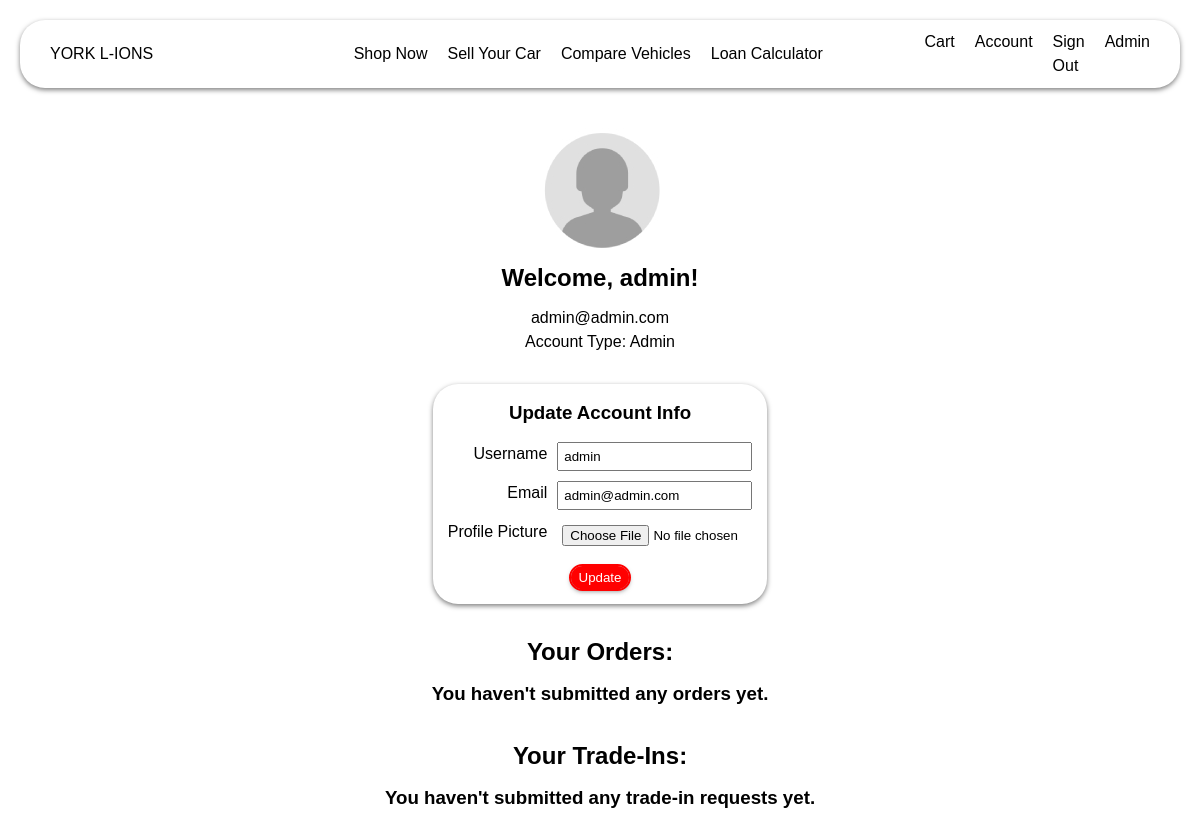
Before: /account (signed in) with the older database file.
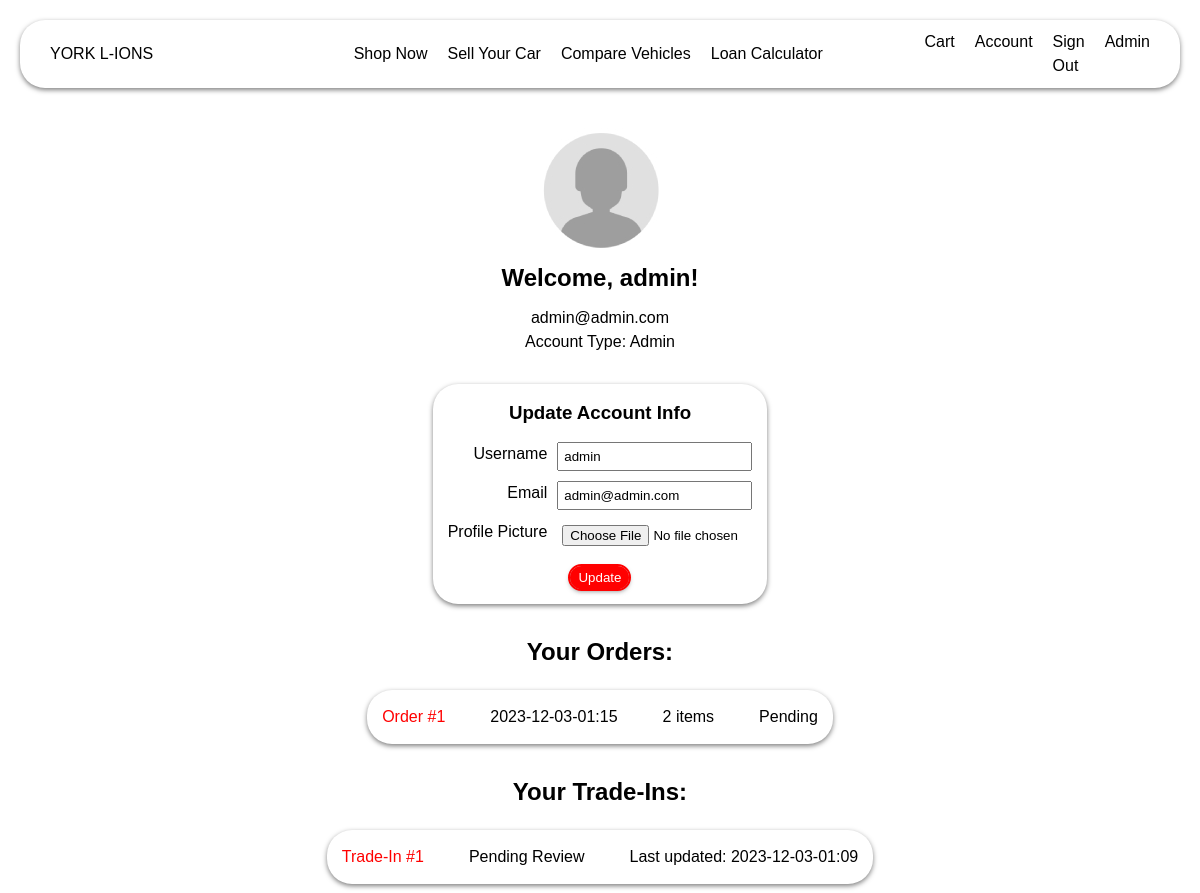
After: the same page with the newer database file.
### yorklions/models/user.py (models this page shows)
class User(db.Model, UserMixin):
    __tablename__ = "users"
    id: Mapped[int] = mapped_column(Integer, primary_key=True)
    username: Mapped[str] = mapped_column(String, unique=True, nullable=False)
    email: Mapped[str] = mapped_column(String, unique=True, nullable=False)
    password: Mapped[str] = mapped_column(String, nullable=False)
    is_admin: Mapped[bool] = mapped_column(Boolean, default=False)
    is_guest: Mapped[bool] = mapped_column(Boolean, default=False)
    image_file: Mapped[str] = mapped_column(String, nullable=False, default="default.jpg")
    address_id: Mapped[int] = mapped_column(Integer, ForeignKey('addresses.id'), nullable=True)
    address: Mapped["Address"] = relationship("Address", back_populates="user")
    trade_ins = relationship('TradeIn', backref='user', lazy=True)
    orders: Mapped[List['PurchaseOrder']] = relationship('PurchaseOrder', back_populates='user')

### yorklions/models/po.py (models this page shows, shortened)
class PurchaseOrder(db.Model):
    __tablename__ = "purchaseorders"
    id: Mapped[int] = mapped_column(Integer, primary_key=True)
    user_id: Mapped[int] = mapped_column(Integer, ForeignKey('users.id'), nullable=True)
    fname: Mapped[str] = mapped_column(String, nullable=False)
    lname: Mapped[str] = mapped_column(String, nullable=False)
    status: Mapped[str] = mapped_column(String, nullable=False, default="Pending")
    address_id: Mapped[int] = mapped_column(ForeignKey("addresses.id"), nullable=False)
    vehicles: Mapped[List['Vehicle']] = relationship('Vehicle', back_populates='purchase_order')
    cc_type: Mapped[str] = mapped_column(String, nullable=False)
    cc_last_4_digits: Mapped[str] = mapped_column(String, nullable=False)
    date_created: Mapped[str] = mapped_column(String, nullable=False)
    latest_update: Mapped[str] = mapped_column(String, nullable=False)
    user: Mapped['User'] = relationship('User', back_populates='orders')
    latest_update: Mapped[str] = mapped_column(String, nullable=False)
    latest_update: Mapped[str] = mapped_column(String, nullable=False)

### yorklions/models/trade_in.py (models this page shows)
class TradeIn(db.Model):
    __tablename__ = "trade_ins"
    id: Mapped[int] = mapped_column(Integer, primary_key=True, nullable=False)
    user_id: Mapped[int] = mapped_column(Integer, ForeignKey('users.id'), nullable=False)
    vehicle_id: Mapped[int] = mapped_column(ForeignKey("vehicles.id"))
    status: Mapped[float] = mapped_column(String, primary_key=False, default="Pending Review")
    quote: Mapped[float] = mapped_column(Float, primary_key=False)
    accidents: Mapped[str] = mapped_column(String, nullable=False)
    details: Mapped[str] = mapped_column(String, nullable=False)
    date_updated: Mapped[str] = mapped_column(String, nullable=False)

### yorklions/routes/auth.py (the view)
@auth.route("/account", methods=["POST", "GET"])
@login_required  # decorators, yum
def account():
    form = UpdateAccountForm()
    if form.validate_on_submit():
        if form.profile_pic.data:
            pic_file = save_picture(form.profile_pic.data)
            remove_old_picture(current_user.image_file)
            current_user.image_file = pic_file
        current_user.username = form.username.data
        current_user.email = form.email.data
        db.session.commit()
        flash("Account updated!", "success")
        return redirect(url_for("auth.account"))
    elif request.method == "GET":  # populate form with current user info on
        form.username.data = current_user.username
        form.email.data = current_user.email
    image_file = url_for("static", filename="account/" + current_user.image_file)
    return render_template(
            "account.html", title="Account", image_file=image_file, form=form
            )

### yorklions/forms.py (shortened to what this page needs)
class UpdateAccountForm(FlaskForm):
    username = StringField(
        "Username", validators=[DataRequired(), Length(min=2, max=20)]
    )
    email = StringField("Email", validators=[DataRequired(), Email()])
    profile_pic = FileField(
        "Profile Picture", validators=[FileAllowed(["jpg"])] # Only using jpg for now
    )
    submit = SubmitField("Update")

### yorklions/models/user.py (called while the page is built)
@login_manager.user_loader  # login_managers needs to know how to load a user
def load_user(user_id):
    return User.query.get(int(user_id))

### yorklions/templates/account.html (shortened to what this page needs)
{% extends "layout.html" %}
{% block stylesheet %}
    <link rel="stylesheet" href="{{ url_for('static', filename='stylesheets/login.css') }}">
    <link rel="stylesheet" href="{{ url_for('static', filename='stylesheets/account.css') }}">
{% endblock stylesheet %}
{% block content %}
<div class="centred_content_wrapper">
    <div class="account_info">
        <img src="{{ image_file }}" alt="Profile Photo">
        <h2>Welcome, {{ current_user.username }}!</h2>
        <p>{{ current_user.email }}</p>
        <p>Account Type: {{ 'Admin' if current_user.is_admin else 'User' }}</p>
    </div>
    <div class="update_account floating_box">
        <form action="" method="post" enctype="multipart/form-data" novalidate>
            <h3>Update Account Info</h3>
                        <div>
                <div class="form_grid">
                    {{ form.username.label() }}
                    {{ form.username() }}
                </div>
            </div>
            <div>
                <div class="form_grid">
                    {{ form.email.label() }}
                    {{ form.email() }}
                </div>
            </div>
            <div>
                <div class="form_grid">
                    {{ form.profile_pic.label() }}
                    {{ form.profile_pic() }}
                </div>
            </div>
            <div class="wide">
                {{ form.submit(class="button") }}
            </div>
        </form>
    </div>
    <div class="orders">
        <h2>Your Orders:</h2>
        {% if not current_user.orders %}
            <h3>You haven't submitted any orders yet.</h3>
        {% endif %}
        <table>
            {% for order in current_user.orders|reverse %}
            <tr class="floating_box">
                <td class="order_cell"><a href="/order/{{ order.id }}">Order #{{ order.id }}</a></td>
                <td class="order_cell">{{ order.date_created }}</td>
                <td class="order_cell">{{ order.vehicles | count }} item{% if (order.vehicles|count) != 1 %}s{% endif %}</td>
                <td class="order_cell">{{ order.status }}</td>
            </tr>
            {% endfor %}
        </table>
    </div>
    <div class="trade_ins">
        <h2>Your Trade-Ins:</h2>
        {% if not current_user.trade_ins %}
            <h3>You haven't submitted any trade-in requests yet.</h3>
        {% endif %}
        <table>
            {% for trade_in in current_user.trade_ins|reverse %}
            <tr class="floating_box">
                <td class="order_cell"><a href="/trade_in/{{ trade_in.id }}">Trade-In #{{ trade_in.id }}</a></td>
                <td class="order_cell">{{ trade_in.status }}</td>
                <td class="order_cell">Last updated: {{ trade_in.date_updated }}</td>
            </tr>
            {% endfor %}
        </table>
    </div>
</div>
{% endblock content %}

### yorklions/templates/layout.html (shortened to what this page needs)
<!DOCTYPE html>
<html lang="en">
    <head>
        {% block head %}
        <link rel="stylesheet" href="{{ url_for('static', filename='main.css') }}">
        {% endblock head %}
        {% block stylesheet %}
        {% endblock stylesheet %}
    </head>
    <body>
        <div id="wrapper">
            <header>
                {% if header %}
                {% block header %}{% endblock header %}
                {% else %}
                <div class="logo">
                    <a href="/">YORK L-IONS</a>
                </div>
                <nav>
                    <ul>
                        <li><a href="{{ url_for('main.shop') }}">Shop Now</a></li>
                        <li><a href="{{ url_for('main.trade_in') }}">Sell Your Car</a></li>
                        <li><a href="{{ url_for('main.compare_vehicles') }}">Compare Vehicles</a></li>
                        <li><a href="{{ url_for('loancalc.loan_calculator') }}">Loan Calculator</a></li>
                    </ul>
                </nav>
                <ul class="quick_actions">
                    <li><a href="{{ url_for('cart.view') }}">Cart </a></li>
                    {% if current_user.is_authenticated %}
                    <li><a href="{{ url_for('auth.account') }}">Account</a></li>
                    <li><a href="{{ url_for('auth.logout') }}">Sign Out</a></li>
                    {% else %}
                    <li><a href="{{ url_for('auth.login') }}">Sign In</a></li>
                    <li><a href="{{ url_for('auth.register') }}">Register</a></li>
                    {% endif %}
                    {% if current_user.is_authenticated and current_user.is_admin %}
                    <li><a href="{{ url_for('main.admin_dash') }}">Admin</a></li>
                    {% endif %}
                </ul>
                {% endif %}
            </header>
            <div>
                {% block content %}{% endblock content %}
            </div>
        </div>
    </body>
</html>

### yorklions/static/main.css (style rules this page uses)
* { margin: 0; padding: 0; box-sizing: border-box; }
body { font-family: Arial, sans-serif; font-size: 16px; line-height: 1.5; color: black; }
a { text-decoration: none; color: red; }
header a { color: black; }
header { display: grid; grid-template-columns: 0.33fr 1fr 0.33fr; border-radius: 25px; box-shadow: 0px 2px 5px rgba(0, 0, 0, 0.5); padding: 10px; margin: 20px; align-items: center; }
.logo { margin-left: 20px; }
nav { padding: 8px; margin: 4px; }
#wrapper { display: flex; flex-direction: column; justify-content: flex-start; min-height: 100vh; }
.centred_content_wrapper { margin: auto; max-width: 760px; }
ul { list-style-type: none; display: flex; justify-content: center; gap: 20px; }
.quick_actions { justify-content: right; margin-right: 20px; }
table, th, td { border: 1px solid black; }
.button { padding: 4px 8px; background-color: red; text-align: center; border-radius: 20px; text-decoration: none; border: none; outline: 2px solid red; color: white; cursor: pointer; box-shadow: 0px 2px 5px rgba(0, 0, 0, 0.5); }
.floating_box { border-radius: 25px; box-shadow: 0px 2px 5px rgba(0, 0, 0, 0.5); padding: 15px; margin-bottom: 10px; max-width: 100%; }

### yorklions/static/stylesheets/login.css (style rules this page uses)
.centred_content_wrapper { width: fit-content; }
.form_grid { display: grid; grid-template-columns: auto 195px; gap: 10px 10px; }
input { padding: 5px; width: 100%; margin: 5px 0px; }
label { text-align: right; margin: 5px 0px; }
.wide { display: flex; flex-direction: column; }
.button { margin: 20px auto; width: fit-content; }
.floating_box { margin-top: 20px; }

### yorklions/static/stylesheets/account.css (style rules this page uses)
img { max-width: 128px; }
.centred_content_wrapper { width: fit-content; margin-top: 20px; }
.floating_box { margin: 30px auto; width: fit-content; }
.account_info { text-align: center; }
h2, h3 { text-align: center; margin-bottom: 10px; }
.button { margin: 10px auto 0px auto; }
table, td, tr { border: none; border-spacing: 15px 10px; margin: auto; }
.order_cell { padding: 15px; text-align: center; }
.trade_ins { margin-top: 20px; }

Changed rows visible on the page:
added PurchaseOrder: id "1", date_created "2023-12-03-01:15", vehicles|count "2", status "Pending"
added TradeIn: id "1", status "Pending Review", date_updated "2023-12-03-01:09"
Other visible differences:
text no longer shown: "You haven't submitted any orders yet. You haven't submitted any trade-in requests yet."
